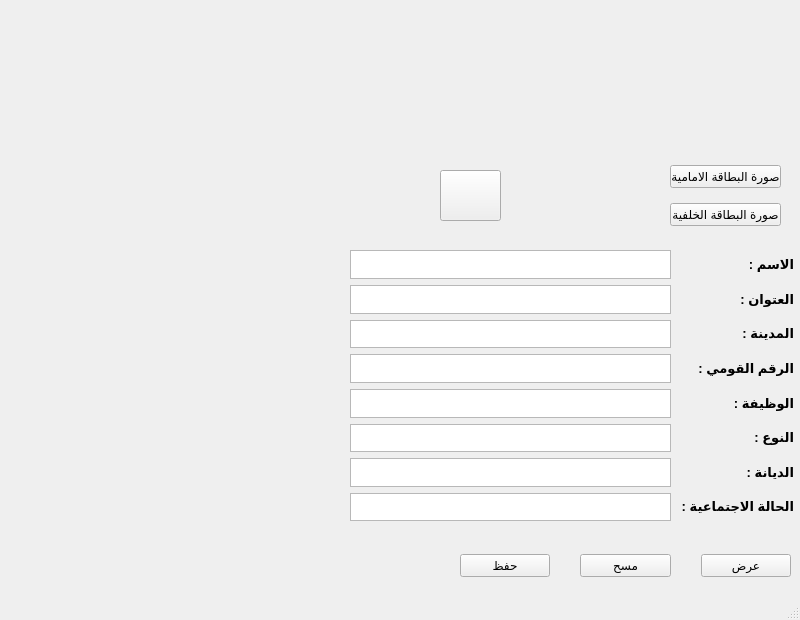
<?xml version="1.0" encoding="UTF-8"?>
<ui version="4.0">
 <class>MainWindow</class>
 <widget class="QMainWindow" name="MainWindow">
  <property name="geometry">
   <rect>
    <x>0</x>
    <y>0</y>
    <width>800</width>
    <height>620</height>
   </rect>
  </property>
  <property name="minimumSize">
   <size>
    <width>800</width>
    <height>620</height>
   </size>
  </property>
  <property name="maximumSize">
   <size>
    <width>800</width>
    <height>620</height>
   </size>
  </property>
  <property name="windowTitle">
   <string>ID Recognizer</string>
  </property>
  <property name="windowIcon">
   <iconset>
    <normaloff>icon.png</normaloff>icon.png</iconset>
  </property>
  <widget class="QWidget" name="centralwidget">
   <widget class="QWidget" name="layoutWidget">
    <property name="geometry">
     <rect>
      <x>510</x>
      <y>160</y>
      <width>151</width>
      <height>71</height>
     </rect>
    </property>
    <property name="font">
     <font>
      <pointsize>8</pointsize>
     </font>
    </property>
    <layout class="QVBoxLayout" name="verticalLayout_3">
     <property name="spacing">
      <number>6</number>
     </property>
     <item>
      <widget class="QLabel" name="front_label">
       <property name="font">
        <font>
         <pointsize>8</pointsize>
        </font>
       </property>
       <property name="text">
        <string/>
       </property>
       <property name="alignment">
        <set>Qt::AlignRight|Qt::AlignTrailing|Qt::AlignVCenter</set>
       </property>
      </widget>
     </item>
     <item>
      <widget class="QLabel" name="back_label">
       <property name="font">
        <font>
         <pointsize>8</pointsize>
        </font>
       </property>
       <property name="text">
        <string/>
       </property>
       <property name="alignment">
        <set>Qt::AlignRight|Qt::AlignTrailing|Qt::AlignVCenter</set>
       </property>
      </widget>
     </item>
    </layout>
   </widget>
   <widget class="QWidget" name="layoutWidget">
    <property name="geometry">
     <rect>
      <x>670</x>
      <y>160</y>
      <width>111</width>
      <height>71</height>
     </rect>
    </property>
    <layout class="QVBoxLayout" name="verticalLayout_2">
     <property name="spacing">
      <number>10</number>
     </property>
     <item>
      <widget class="QPushButton" name="upload_front">
       <property name="text">
        <string>صورة البطاقة الامامية</string>
       </property>
      </widget>
     </item>
     <item>
      <widget class="QPushButton" name="upload_back">
       <property name="text">
        <string>صورة البطاقة الخلفية</string>
       </property>
      </widget>
     </item>
    </layout>
   </widget>
   <widget class="QLabel" name="label_4">
    <property name="geometry">
     <rect>
      <x>270</x>
      <y>0</y>
      <width>261</width>
      <height>141</height>
     </rect>
    </property>
    <property name="text">
     <string/>
    </property>
    <property name="pixmap">
     <pixmap>Central_Bank_of_Egypt_Logo.png</pixmap>
    </property>
    <property name="scaledContents">
     <bool>true</bool>
    </property>
   </widget>
   <widget class="QWidget" name="layoutWidget">
    <property name="geometry">
     <rect>
      <x>460</x>
      <y>550</y>
      <width>331</width>
      <height>31</height>
     </rect>
    </property>
    <layout class="QHBoxLayout" name="horizontalLayout">
     <property name="spacing">
      <number>30</number>
     </property>
     <item>
      <widget class="QPushButton" name="save_button">
       <property name="text">
        <string>حفظ</string>
       </property>
      </widget>
     </item>
     <item>
      <widget class="QPushButton" name="clear_button">
       <property name="text">
        <string>مسح</string>
       </property>
      </widget>
     </item>
     <item>
      <widget class="QPushButton" name="submit_button">
       <property name="styleSheet">
        <string notr="true"/>
       </property>
       <property name="text">
        <string>عرض</string>
       </property>
      </widget>
     </item>
    </layout>
   </widget>
   <widget class="QLabel" name="result_label">
    <property name="geometry">
     <rect>
      <x>10</x>
      <y>490</y>
      <width>331</width>
      <height>31</height>
     </rect>
    </property>
    <property name="font">
     <font>
      <pointsize>16</pointsize>
     </font>
    </property>
    <property name="text">
     <string/>
    </property>
    <property name="alignment">
     <set>Qt::AlignCenter</set>
    </property>
   </widget>
   <widget class="QLabel" name="result_image">
    <property name="geometry">
     <rect>
      <x>10</x>
      <y>250</y>
      <width>331</width>
      <height>231</height>
     </rect>
    </property>
    <property name="text">
     <string/>
    </property>
    <property name="scaledContents">
     <bool>true</bool>
    </property>
   </widget>
   <widget class="QWidget" name="layoutWidget">
    <property name="geometry">
     <rect>
      <x>680</x>
      <y>250</y>
      <width>114</width>
      <height>271</height>
     </rect>
    </property>
    <property name="font">
     <font>
      <pointsize>10</pointsize>
      <weight>75</weight>
      <bold>true</bold>
     </font>
    </property>
    <layout class="QVBoxLayout" name="verticalLayout_4">
     <item>
      <widget class="QLabel" name="label_5">
       <property name="font">
        <font>
         <pointsize>10</pointsize>
         <weight>75</weight>
         <bold>true</bold>
        </font>
       </property>
       <property name="text">
        <string>الاسم :</string>
       </property>
      </widget>
     </item>
     <item>
      <widget class="QLabel" name="label_6">
       <property name="font">
        <font>
         <pointsize>10</pointsize>
         <weight>75</weight>
         <bold>true</bold>
        </font>
       </property>
       <property name="text">
        <string>العتوان :</string>
       </property>
      </widget>
     </item>
     <item>
      <widget class="QLabel" name="label_7">
       <property name="font">
        <font>
         <pointsize>10</pointsize>
         <weight>75</weight>
         <bold>true</bold>
        </font>
       </property>
       <property name="text">
        <string>المدينة :</string>
       </property>
      </widget>
     </item>
     <item>
      <widget class="QLabel" name="label_8">
       <property name="font">
        <font>
         <pointsize>10</pointsize>
         <weight>75</weight>
         <bold>true</bold>
        </font>
       </property>
       <property name="text">
        <string>الرقم القومي :</string>
       </property>
      </widget>
     </item>
     <item>
      <widget class="QLabel" name="label_12">
       <property name="font">
        <font>
         <pointsize>10</pointsize>
         <weight>75</weight>
         <bold>true</bold>
        </font>
       </property>
       <property name="text">
        <string>الوظيفة :</string>
       </property>
      </widget>
     </item>
     <item>
      <widget class="QLabel" name="label_11">
       <property name="font">
        <font>
         <pointsize>10</pointsize>
         <weight>75</weight>
         <bold>true</bold>
        </font>
       </property>
       <property name="text">
        <string>النوع :</string>
       </property>
      </widget>
     </item>
     <item>
      <widget class="QLabel" name="label_10">
       <property name="font">
        <font>
         <pointsize>10</pointsize>
         <weight>75</weight>
         <bold>true</bold>
        </font>
       </property>
       <property name="text">
        <string>الديانة :</string>
       </property>
      </widget>
     </item>
     <item>
      <widget class="QLabel" name="label_9">
       <property name="font">
        <font>
         <pointsize>10</pointsize>
         <weight>75</weight>
         <bold>true</bold>
        </font>
       </property>
       <property name="text">
        <string>الحالة الاجتماعية :</string>
       </property>
      </widget>
     </item>
    </layout>
   </widget>
   <widget class="QWidget" name="layoutWidget">
    <property name="geometry">
     <rect>
      <x>350</x>
      <y>250</y>
      <width>321</width>
      <height>271</height>
     </rect>
    </property>
    <layout class="QVBoxLayout" name="verticalLayout_5">
     <item>
      <widget class="QTextBrowser" name="name_field">
       <property name="readOnly">
        <bool>false</bool>
       </property>
      </widget>
     </item>
     <item>
      <widget class="QTextBrowser" name="address_field">
       <property name="readOnly">
        <bool>false</bool>
       </property>
      </widget>
     </item>
     <item>
      <widget class="QTextBrowser" name="city_field">
       <property name="readOnly">
        <bool>false</bool>
       </property>
      </widget>
     </item>
     <item>
      <widget class="QTextBrowser" name="id_field">
       <property name="layoutDirection">
        <enum>Qt::RightToLeft</enum>
       </property>
       <property name="styleSheet">
        <string notr="true">text-align:left;</string>
       </property>
       <property name="html">
        <string>&lt;!DOCTYPE HTML PUBLIC &quot;-//W3C//DTD HTML 4.0//EN&quot; &quot;http://www.w3.org/TR/REC-html40/strict.dtd&quot;&gt;
&lt;html&gt;&lt;head&gt;&lt;meta name=&quot;qrichtext&quot; content=&quot;1&quot; /&gt;&lt;style type=&quot;text/css&quot;&gt;
p, li { white-space: pre-wrap; }
&lt;/style&gt;&lt;/head&gt;&lt;body style=&quot; font-family:'MS Shell Dlg 2'; font-size:8.25pt; font-weight:400; font-style:normal;&quot;&gt;
&lt;p align=&quot;right&quot; style=&quot;-qt-paragraph-type:empty; margin-top:0px; margin-bottom:0px; margin-left:0px; margin-right:0px; -qt-block-indent:0; text-indent:0px;&quot;&gt;&lt;br /&gt;&lt;/p&gt;&lt;/body&gt;&lt;/html&gt;</string>
       </property>
      </widget>
     </item>
     <item>
      <widget class="QTextBrowser" name="job_field">
       <property name="readOnly">
        <bool>false</bool>
       </property>
      </widget>
     </item>
     <item>
      <widget class="QTextBrowser" name="gender_field">
       <property name="readOnly">
        <bool>false</bool>
       </property>
      </widget>
     </item>
     <item>
      <widget class="QTextBrowser" name="religion_field">
       <property name="readOnly">
        <bool>false</bool>
       </property>
      </widget>
     </item>
     <item>
      <widget class="QTextBrowser" name="status_field">
       <property name="readOnly">
        <bool>false</bool>
       </property>
      </widget>
     </item>
    </layout>
   </widget>
   <widget class="QPushButton" name="upload_image">
    <property name="geometry">
     <rect>
      <x>440</x>
      <y>170</y>
      <width>61</width>
      <height>51</height>
     </rect>
    </property>
    <property name="text">
     <string/>
    </property>
    <property name="icon">
     <iconset>
      <normaloff>../../Pictures/Screenshots/Screenshot (1).png</normaloff>../../Pictures/Screenshots/Screenshot (1).png</iconset>
    </property>
    <property name="iconSize">
     <size>
      <width>61</width>
      <height>80</height>
     </size>
    </property>
    <property name="checkable">
     <bool>false</bool>
    </property>
   </widget>
  </widget>
  <widget class="QMenuBar" name="menubar">
   <property name="geometry">
    <rect>
     <x>0</x>
     <y>0</y>
     <width>800</width>
     <height>21</height>
    </rect>
   </property>
  </widget>
  <widget class="QStatusBar" name="statusbar"/>
 </widget>
 <resources/>
 <connections/>
</ui>
